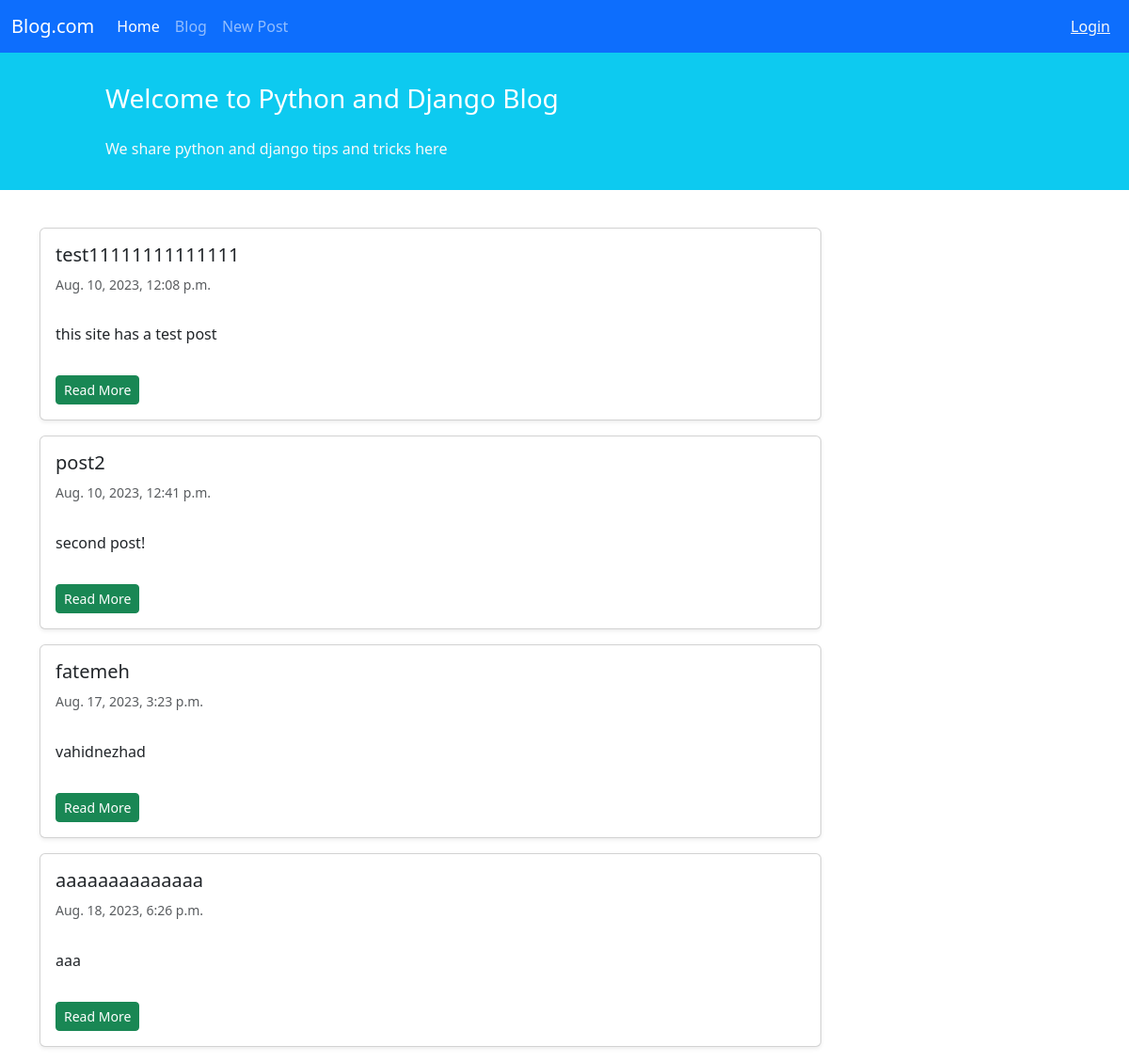
Screenshot of /blog/ with the database file from the repository.
### Blog/models.py (models this page shows, shortened)
class blogs(models.Model):
    STATUS_CHOICE = (
        ('POP','Published'),
        ('DRF','draft'),
    )
    title = models.CharField(max_length=50)
    text = models.TextField()
    author = models.ForeignKey(User, on_delete=models.CASCADE)
    create_datetime = models.DateTimeField(auto_now_add=True)
    modified_datetime = models.DateTimeField(auto_now=True)
    status = models.CharField(choices=STATUS_CHOICE, max_length=3)

### Blog/views.py (the view)
# urls.py: path('', views.PostListView.as_view(), name='blog'),
class PostListView(generic.ListView):
    model = blogs
    template_name = 'Blog/blog.html'
    context_object_name = 'blog_lists'

### Blog/templates/Blog/blog.html (shortened to what this page needs)
{% extends '_base.html' %}
{% block content %}
<div class="container mt-4">
    <div class="row">
        <div class="col-9">
            {% for blog in blog_lists %}
            <div class="card shadow-sm my-3">
                <div class="card-body">
                    <h5 class="card-title">{{ blog.title }}</h5>
                    <h6 class="card-subtitle mb-2 text-muted small py-2">{{ blog.create_datetime }}</h6>
                    <p class="card-text py-3">
                        {{ blog.text }}
                    </p>
                    <a href= "{% url 'detail_view' blog.id %}" class="btn btn-sm btn-success" >Read More</a>
                </div>
            </div>
            {% endfor %}
        </div>
    </div>
</div>
{% endblock content %}

### templates/_base.html (shortened to what this page needs)
<!doctype html>
<html lang="en">
<head>
    <link href="https://cdn.jsdelivr.net/npm/bootstrap@5.3.1/dist/css/bootstrap.min.css" rel="stylesheet"
>
</head>
<body>
<nav class="navbar navbar-expand-lg navbar-dark bg-primary">
    <div class="container-fluid">
        <a class="navbar-brand" href="#">Blog.com</a>
        <div class="collapse navbar-collapse" id="navbarNavAltMarkup">
            <div class="navbar-nav">
                <a class="nav-link active" aria-current="page" href="{% url 'blog' %}">Home</a>
                <a class="nav-link" href="{% url 'blog' %}">Blog</a>
                <a class="nav-link" href="{% url 'create_post' %}">New Post</a>
            </div>
        </div>
        <div class="mx-2 text-white">
            {% if user.is_authenticated %}
             Welcome {{ user.username }} | <a href="{% url 'logout' %}"  class = 'text-light'>Logout</a>
            {% else %}
            <a href="{% url 'login' %}"  class = 'text-light'>Login</a>
            {% endif %}
        </div>
    </div>
</nav>
<div class="container-fluid bg-info">
    <div class="row py-3">
        <div class="col-md-8 col-md-10 mx-auto">
            <h3 class="my-4 mt-3 text-white">Welcome to Python and Django Blog</h3>
            <p class="text-light">We share python and django tips and tricks here</p>
        </div>
    </div>
</div>
{% block content %} {% endblock content %}
</body>
</html>

### rows the page displays
blogs: title "test11111111111111", create_datetime "Aug. 10, 2023, 12:08 p.m.", text "this site has a test post"
blogs: title "post2", create_datetime "Aug. 10, 2023, 12:41 p.m.", text "second post!"
blogs: title "fatemeh", create_datetime "Aug. 17, 2023, 3:23 p.m.", text "vahidnezhad"
blogs: title "aaaaaaaaaaaaaa", create_datetime "Aug. 18, 2023, 6:26 p.m.", text "aaa"
